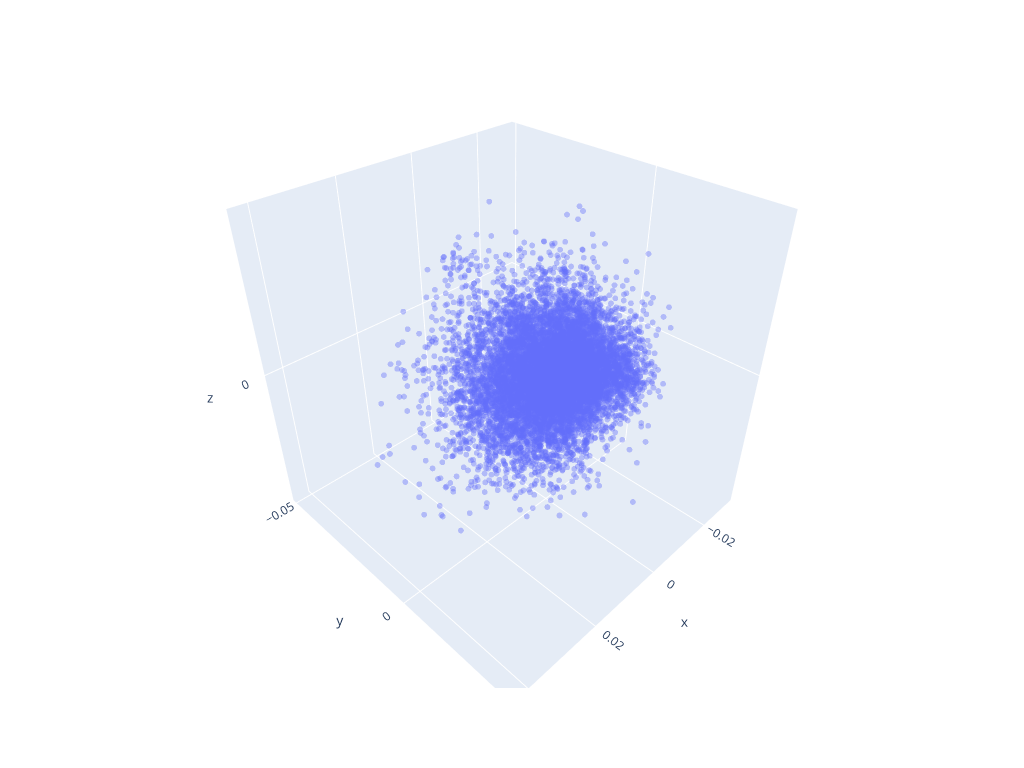

This figure's notebook cell:
### Markdown cell above
# Whitened Data

### Code cell
import plotly.express as px

centered = subset - subset.mean(axis=0)
U, S, Vt = np.linalg.svd(centered, full_matrices=False)
whitened = centered @ Vt.T / S

fig = px.scatter_3d(
    x=whitened[:, 0],
    y=whitened[:, 1],
    z=whitened[:, 2],
    opacity=0.4)
fig.update_traces(marker=dict(size=2))
fig.update_layout(width=1024,
                  height=768, scene=dict(aspectmode='cube'))
fig.show()

### Figure 1 — Plotly figure (JSON) as saved in the notebook; plotly's stock layout.template omitted (floating-point values rounded to 4 significant figures; data arrays with more than 128 entries replaced by an {"elided": "..."} marker saying what was removed)
{"data": [{"hovertemplate": "x=%{x}<br>y=%{y}<br>z=%{z}<extra></extra>", "legendgroup": "", "marker": {"color": "#636efa", "opacity": 0.4, "size": 2, "symbol": "circle"}, "mode": "markers", "name": "", "scene": "scene", "showlegend": false, "type": "scatter3d", "x": {"elided": "10000 float values"}, "y": {"elided": "10000 float values"}, "z": {"elided": "10000 float values"}}], "layout": {"height": 768, "legend": {"tracegroupgap": 0}, "margin": {"t": 60}, "scene": {"aspectmode": "cube", "domain": {"x": [0, 1], "y": [0, 1]}, "xaxis": {"title": {"text": "x"}}, "yaxis": {"title": {"text": "y"}}, "zaxis": {"title": {"text": "z"}}}, "width": 1024}}
